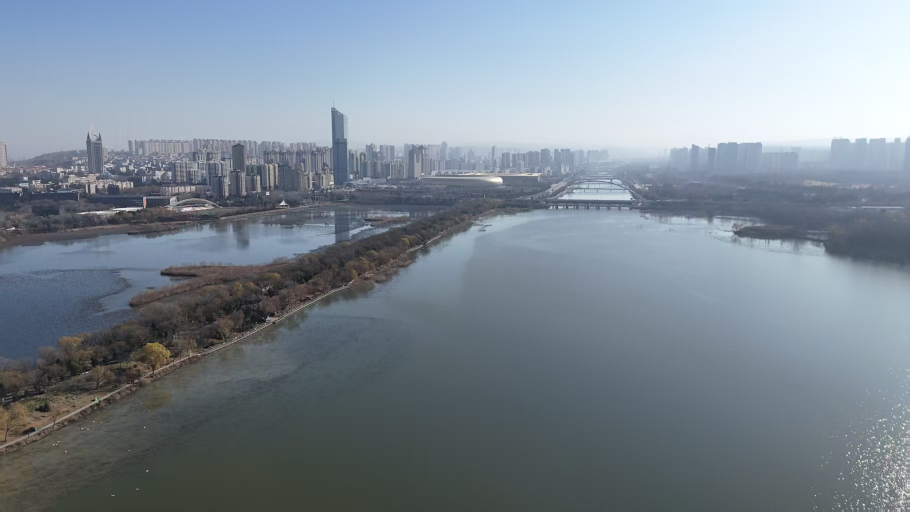
//> input picture image/Origin.jpg, 1820 x 1024 px, given in place of the camera (shown at 1/2 size)
$ ./opencvcamera_object   (built with g++ and OpenCV 4)
//> lines starting //> are read from the running program, lines starting //| are printed output that depends on the picture; after the words box and inside, x2 and y2 are one past the last pixel; in counts of white or black regions, pixels touching at a corner belong together
#include <iostream>
#include <opencv2/opencv.hpp>

// 全局变量，用于 Trackbar 调节
int hmin = 0, smin = 0, vmin = 0;
int hmax = 179, smax = 255, vmax = 255;

void on_trackbar(int, void *) {
  // 回调函数，什么都不用做，或者可以在这里打印值
}

int main() {
  cv::VideoCapture cap(0);
  if (!cap.isOpened()) {
    std::cerr << "无法打开摄像头" << std::endl;
    return -1;
  }

  // 创建窗口
  cv::namedWindow("Trackbars");
  cv::resizeWindow("Trackbars", 640, 200);
  cv::namedWindow("Original");
  cv::namedWindow("Mask");

  // 创建滑动条，用于实时调整 HSV 阈值
  // HSV 范围: H(0-179), S(0-255), V(0-255)
  cv::createTrackbar("H Min", "Trackbars", &hmin, 179, on_trackbar);
  cv::createTrackbar("H Max", "Trackbars", &hmax, 179, on_trackbar);
  cv::createTrackbar("S Min", "Trackbars", &smin, 255, on_trackbar);
  cv::createTrackbar("S Max", "Trackbars", &smax, 255, on_trackbar);
  cv::createTrackbar("V Min", "Trackbars", &vmin, 255, on_trackbar);
  cv::createTrackbar("V Max", "Trackbars", &vmax, 255, on_trackbar);


  cv::Mat frame, hsv, mask;

  while (true) {
    cap >> frame;
//> frame is the input picture: 1024 rows x 1820 cols, CV_8UC3; mean B, G, R 147.7, 137, 124.8
    if (frame.empty())
      break;

    // 1. 预处理：高斯模糊去噪
    cv::GaussianBlur(frame, frame, cv::Size(5, 5), 0);

    // 2. 颜色空间转换 BGR -> HSV
    cv::cvtColor(frame, hsv, cv::COLOR_BGR2HSV);
//> hsv: 1024 rows x 1820 cols, CV_8UC3; mean H, S, V 95.7, 42.7, 149.1

    // 3. 颜色分割：根据 Trackbar 的值生成掩码
    cv::Scalar lower(hmin, smin, vmin);
    cv::Scalar upper(hmax, smax, vmax);
    cv::inRange(hsv, lower, upper, mask);
//> mask: 1024 rows x 1820 cols, CV_8UC1; every value is 255

    // 4. 形态学操作：去噪
    // 开运算：去除背景中的小白点
    // 闭运算：填充物体内部的小黑洞
    cv::Mat kernel = cv::getStructuringElement(cv::MORPH_RECT, cv::Size(5, 5));
    cv::morphologyEx(mask, mask, cv::MORPH_OPEN, kernel);
    cv::morphologyEx(mask, mask, cv::MORPH_CLOSE, kernel);

    // 5. 轮廓检测
    std::vector<std::vector<cv::Point>> contours;
    std::vector<cv::Vec4i> hierarchy;
    cv::findContours(mask, contours, hierarchy, cv::RETR_EXTERNAL,
                     cv::CHAIN_APPROX_SIMPLE);
//> contours = 1 contour; box (x1, y1, x2, y2) and area: (0, 0, 1820, 1024) 1860837

    // 6. 查找最大轮廓并画框
    double maxArea = 0;
    int maxIdx = -1;

    for (size_t i = 0; i < contours.size(); i++) {
      double area = cv::contourArea(contours[i]);
      // 过滤掉太小的噪点
      if (area > 1000) {
        if (area > maxArea) {
          maxArea = area;
          maxIdx = i;
        }
      }
    }
//> this loop made 1 pass
//> (area, maxArea) on pass 1: (1860837, 1860837)
//> after the loop, maxArea = 1860837; maxIdx = 0

    if (maxIdx != -1) {
      // 获取外接矩形
      cv::Rect box = cv::boundingRect(contours[maxIdx]);
//> box = Rect(0, 0, 1820, 1024)
      // 在原图上画框
      cv::rectangle(frame, box, cv::Scalar(0, 255, 0), 2);
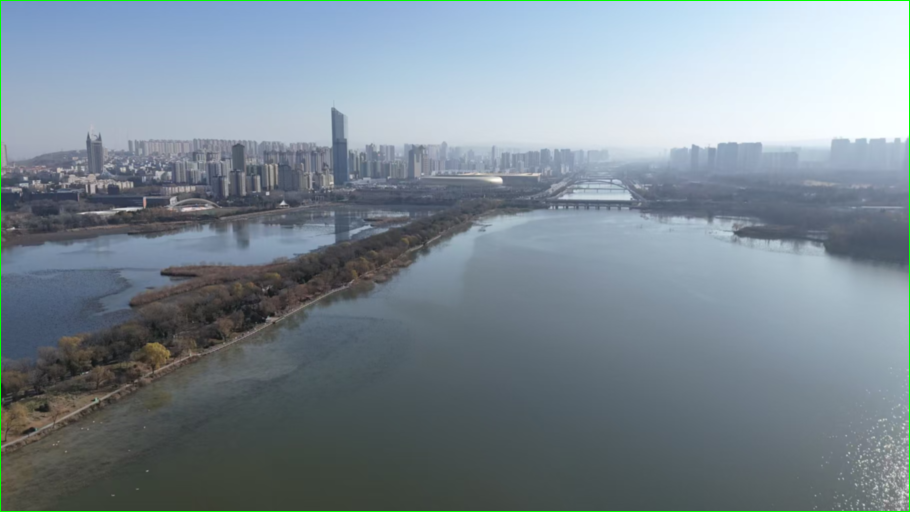
//> frame: 1024 rows x 1820 cols, CV_8UC3 (shown at 1/2 size); mean B, G, R 146.8, 137.7, 124
      // 画中心点
      cv::circle(frame,
                 cv::Point(box.x + box.width / 2, box.y + box.height / 2), 5,
                 cv::Scalar(0, 0, 255), -1);
//> frame: 1024 rows x 1820 cols, CV_8UC3; 81 pixels changed, all inside (x1, y1, x2, y2) = (905, 507, 916, 518)

      // 打印坐标
      std::string text =
          "x:" + std::to_string(box.x) + " y:" + std::to_string(box.y);
//> text = "x:0 y:0"
      cv::putText(frame, text, cv::Point(box.x, box.y - 10),
                  cv::FONT_HERSHEY_SIMPLEX, 0.5, cv::Scalar(0, 255, 0), 2);
    }

    // 显示图像
    cv::imshow("Original", frame);
    cv::imshow("Mask", mask);

    if (cv::waitKey(30) == 'q')
//> the 'q' key is pressed
      break;
  }

  cap.release();
  cv::destroyAllWindows();
  return 0;
}

$ run again, on image/image.png
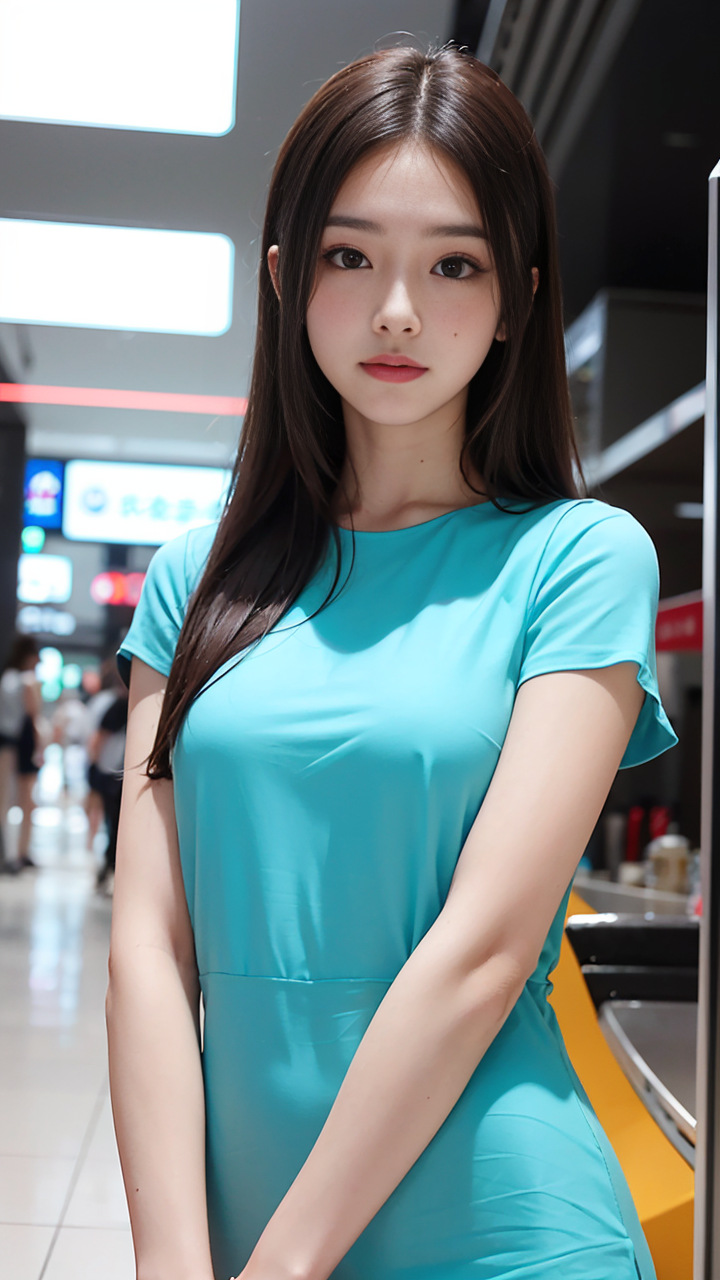
//> input picture image/image.png, 720 x 1280 px, given in place of the camera
//> frame is the input picture: 1280 rows x 720 cols, CV_8UC3; mean B, G, R 138.3, 137.5, 121.4
//> hsv: 1280 rows x 720 cols, CV_8UC3; mean H, S, V 63.2, 73.8, 152.1
//> mask: 1280 rows x 720 cols, CV_8UC1; every value is 255
//> contours = 1 contour; box (x1, y1, x2, y2) and area: (0, 0, 720, 1280) 919601
//> the loop `for (size_t i = 0; i < contours.size(); i++)` made 1 pass
//> (area, maxArea) on pass 1: (919601, 919601)
//> after the loop `for (size_t i = 0; i < contours.size(); i++)`: maxArea = 919601; maxIdx = 0
//> box = Rect(0, 0, 720, 1280)
//> `cv::rectangle(frame, box, cv::Scalar(0, 255, 0), 2);`:
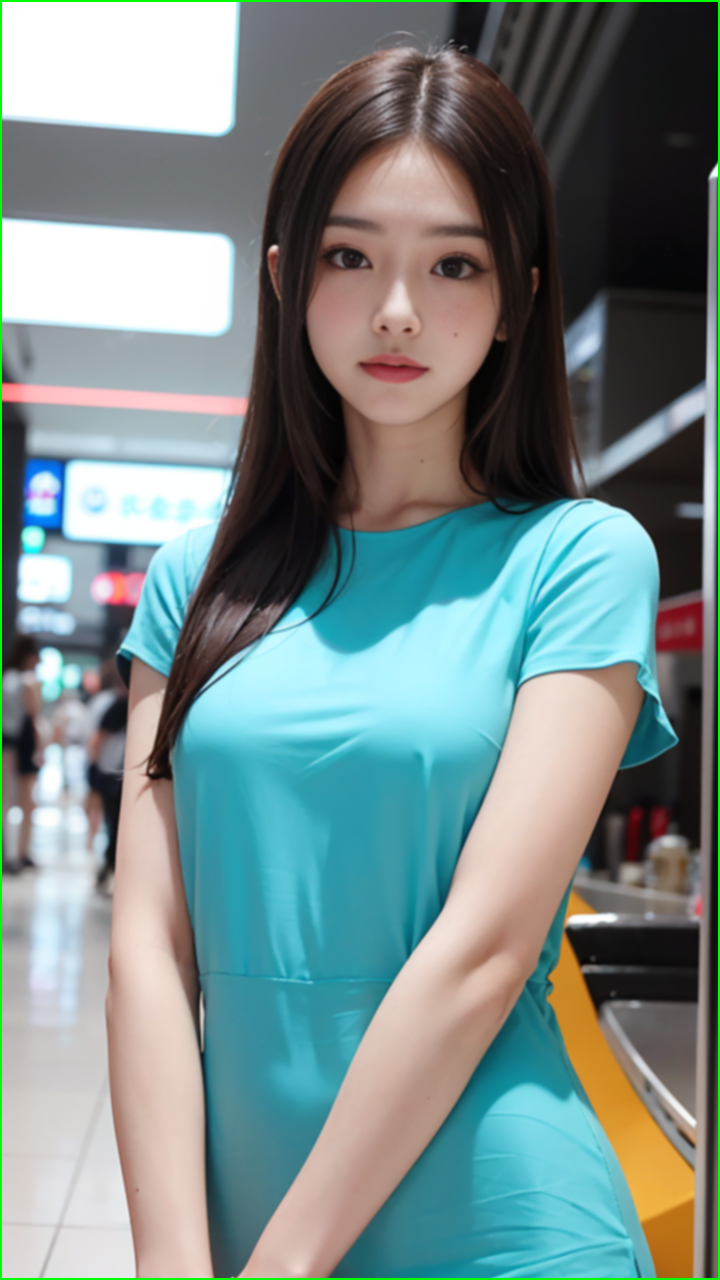
//> frame: 1280 rows x 720 cols, CV_8UC3; mean B, G, R 137.3, 138.7, 120.4
//> text = "x:0 y:0"
